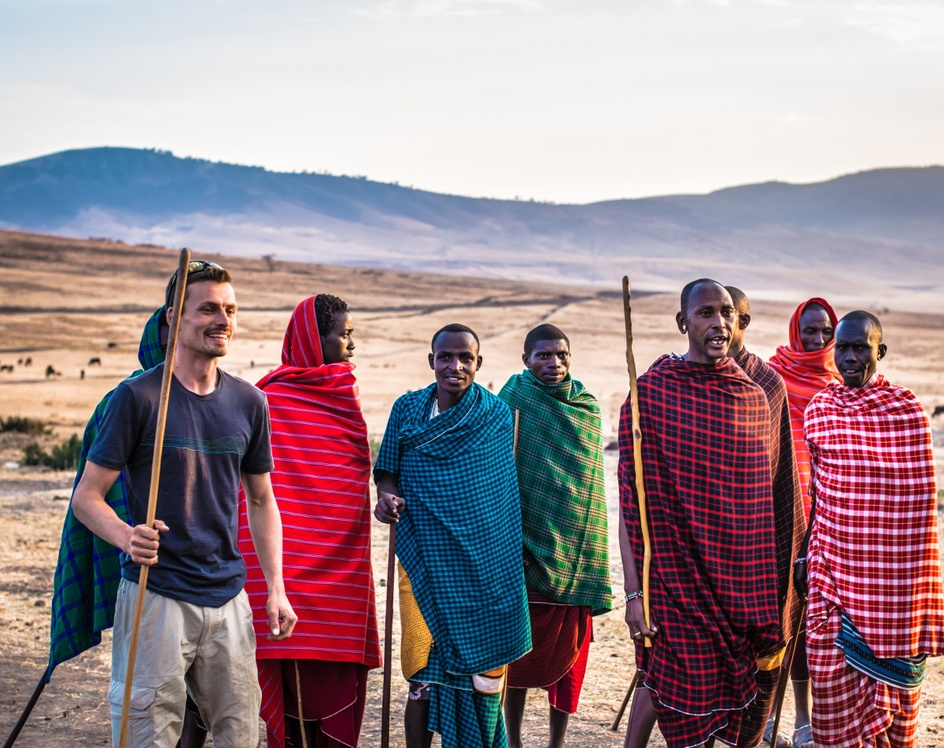
#> input picture ornek3.jpg, 944 x 748 px, shrunk from 1200 x 951 before the run
$ python kisisay4.py
#> lines starting #> are read from the running program, lines starting #| are printed output that depends on the picture; after the words box and inside, x2 and y2 are one past the last pixel; in counts of white or black regions, pixels touching at a corner belong together
import cv2

def count_faces(image_path):
#> called with image_path = 'ornek3.jpg'
    face_cascade = cv2.CascadeClassifier(cv2.data.haarcascades + 'haarcascade_frontalface_default.xml')

    image = cv2.imread(image_path)
#> image is the input picture: shape (748, 944, 3); mean B, G, R 141.5, 134.5, 155.4
    gray_image = cv2.cvtColor(image, cv2.COLOR_BGR2GRAY)
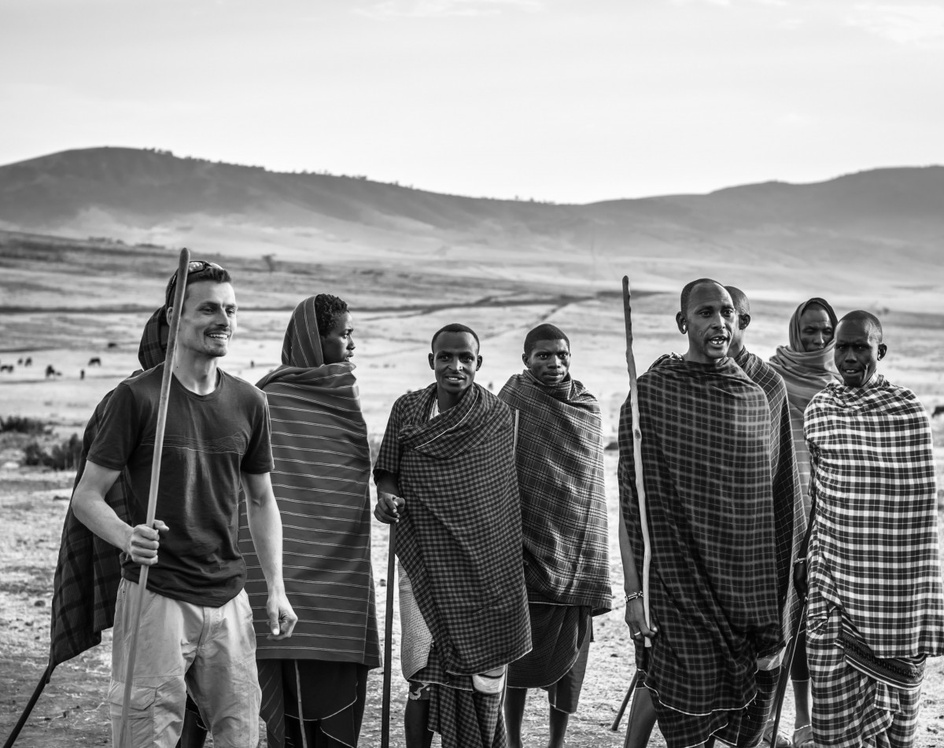
#> gray_image: shape (748, 944); min 0, max 254, mean 141.6

    faces = face_cascade.detectMultiScale(
        gray_image,
        scaleFactor=1.1,
        minNeighbors=5,
        minSize=(30, 30)
    )
#> faces = [[827, 330, 49, 49], [528, 337, 50, 50], [188, 286, 61, 61], [685, 288, 62, 62], [427, 336, 56, 56]]

    print(f"Görüntüde {len(faces)} tane yüz bulundu.")
#| Görüntüde 5 tane yüz bulundu.

    for (x, y, w, h) in faces:
        cv2.rectangle(image, (x, y), (x+w, y+h), (255, 0, 0), 2)
#> this loop made 5 passes
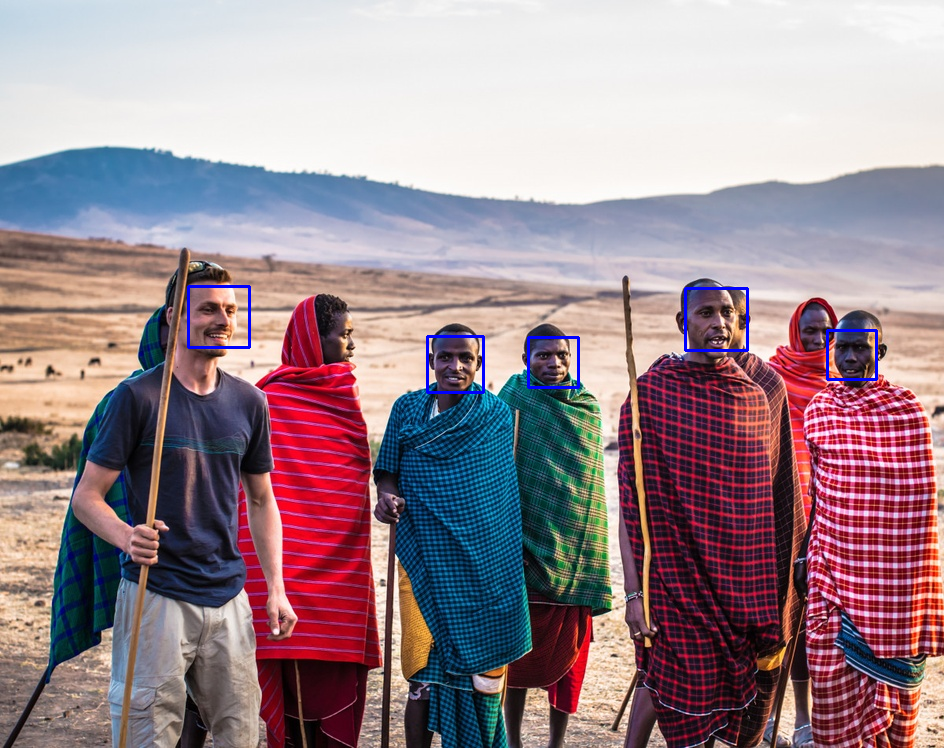
#> image: shape (748, 944, 3); 0.47% of pixels changed, all inside (x1, y1, x2, y2) = (187, 285, 878, 394)

    cv2.imshow('Yüz Tespiti', image)
    cv2.waitKey(0)
    cv2.destroyAllWindows()


image_path = 'ornek3.jpg'
count_faces(image_path)
